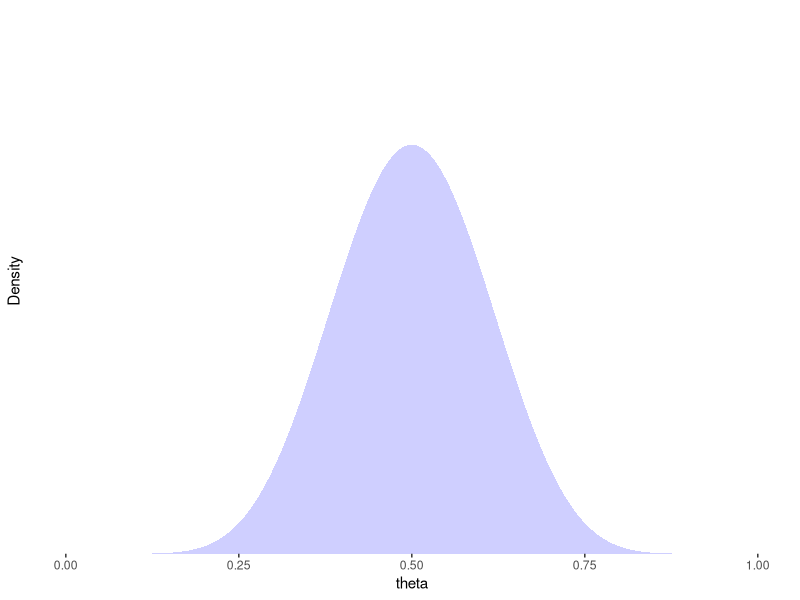
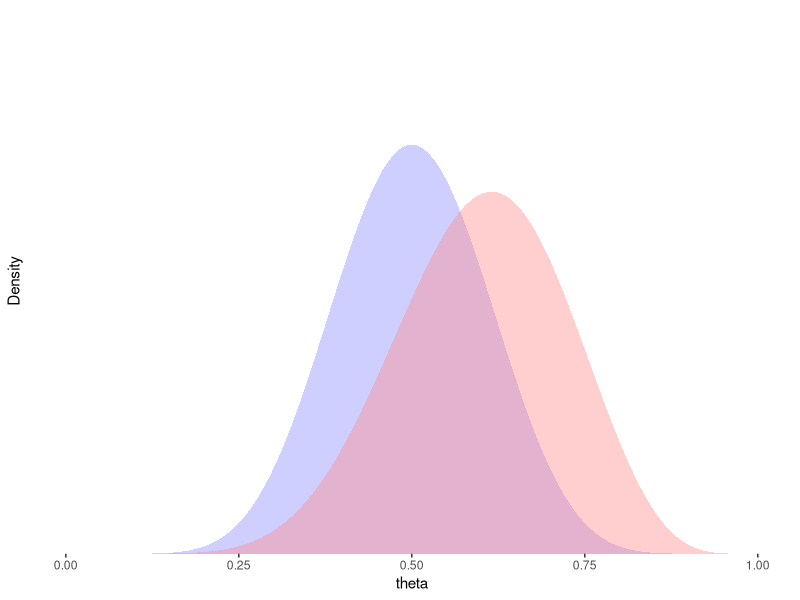
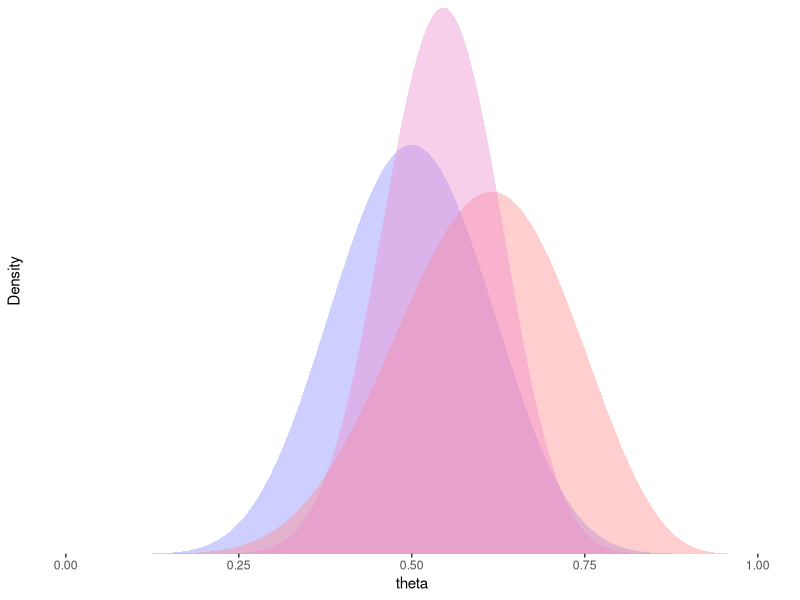
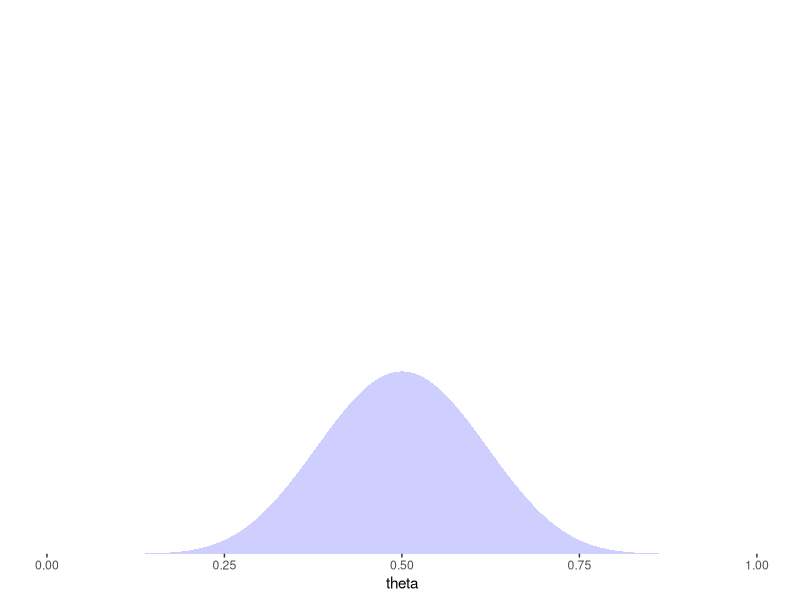
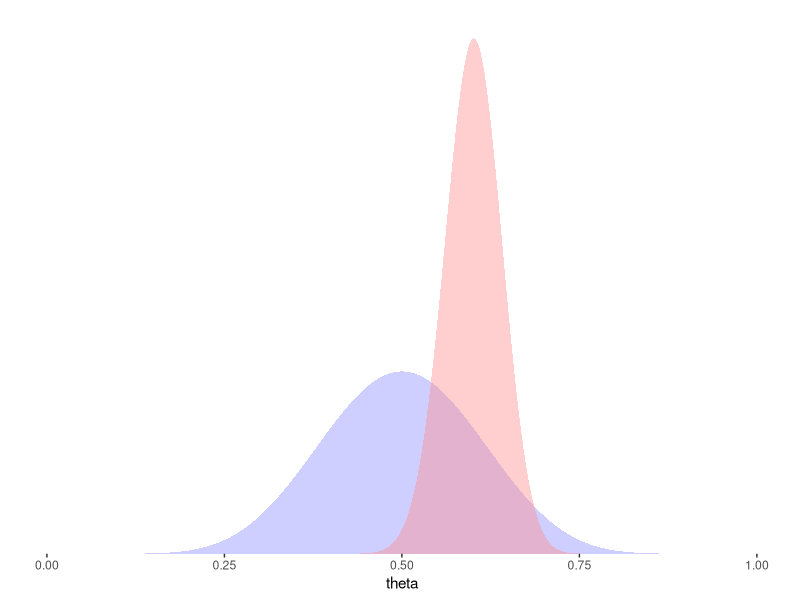
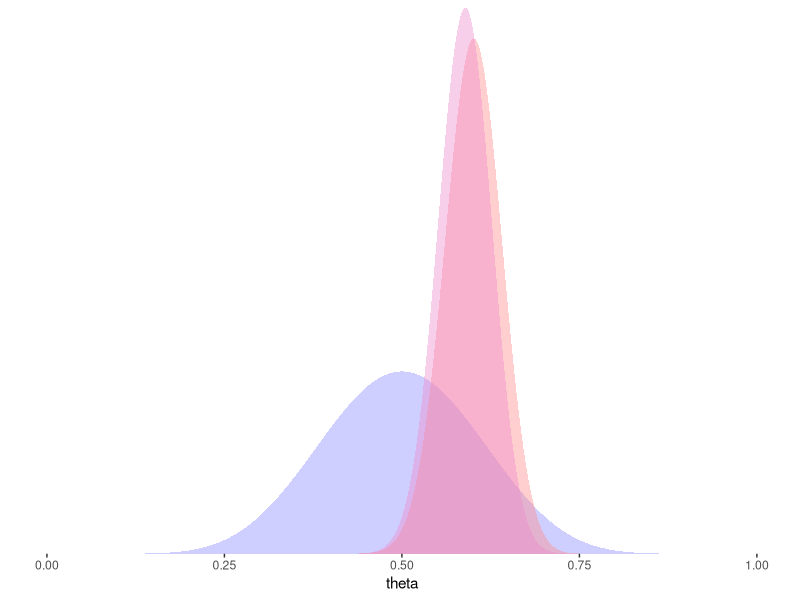

The R script that drew these images, in order:
## ---- chunk 1
library(tidyverse)
library(kableExtra, exclude = "group_rows")
## ---- chunk 2
density_tbl <- tibble(
  theta = seq(0, 1, length.out = 99999),
  prior = dbeta(theta, 10, 10),
  likelihood = dbeta(theta, 9, 6),
  posterior = dbeta(theta, 19, 16)
)

ymax <- max(density_tbl$prior, density_tbl$likelihood, density_tbl$posterior)
## ---- chunk 3
p1 <- ggplot(density_tbl, aes(theta)) +
    geom_area(aes(y = prior), linetype = 0, fill = "#8888FF66", stat = "identity", position = "identity") +
    scale_x_continuous(limits = c(0, 1)) +
    scale_y_continuous("Density", limits = c(0, ymax), expand = c(0, 0)) +
    theme(axis.line.y = element_blank(), axis.ticks.y = element_blank(), axis.text.y = element_blank(),
          axis.line.x = element_blank(), panel.grid = element_blank(),
          panel.background = element_blank(), plot.background = element_blank())
p2 <- p1 +
  geom_area(aes(y = likelihood), linetype = 0, fill = "#FF888866", stat = "identity", position = "identity")
p3 <- p2 +
  geom_area(aes(y = posterior), linetype = 0, fill = "#EE88CC66", stat = "identity", position = "identity")
ggsave("images/density-1.png", p1, width = 6, height = 4)
ggsave("images/density-2.png", p2, width = 6, height = 4)
ggsave("images/density-3.png", p3, width = 6, height = 4)
## ---- chunk 4
density_tbl2 <- density_tbl |> 
  mutate(
  likelihood2 = dbeta(theta, 90, 60),
  posterior2 = dbeta(theta, 100, 70)
)

ymax2 <- max(density_tbl2$prior, density_tbl2$likelihood2, density_tbl2$posterior2)

p4 <- ggplot(density_tbl2, aes(theta)) +
    geom_area(aes(y = prior), linetype = 0, fill = "#8888FF66", stat = "identity", position = "identity") +
    scale_x_continuous(limits = c(0, 1)) +
    scale_y_continuous(NULL, limits = c(0, ymax2), expand = c(0, 0)) +
    theme(axis.line.y = element_blank(), axis.ticks.y = element_blank(), axis.text.y = element_blank(),
          axis.line.x = element_blank(), panel.grid = element_blank(),
          panel.background = element_blank(), plot.background = element_blank())
p5 <- p4 +
  geom_area(aes(y = likelihood2), linetype = 0, fill = "#FF888866", stat = "identity", position = "identity")
p6 <- p5 +
  geom_area(aes(y = posterior2), linetype = 0, fill = "#EE88CC66", stat = "identity", position = "identity")
ggsave("images/more-data-1.png", p4, width = 6, height = 10)
ggsave("images/more-data-2.png", p5, width = 6, height = 10)
ggsave("images/more-data-3.png", p6, width = 6, height = 10)
